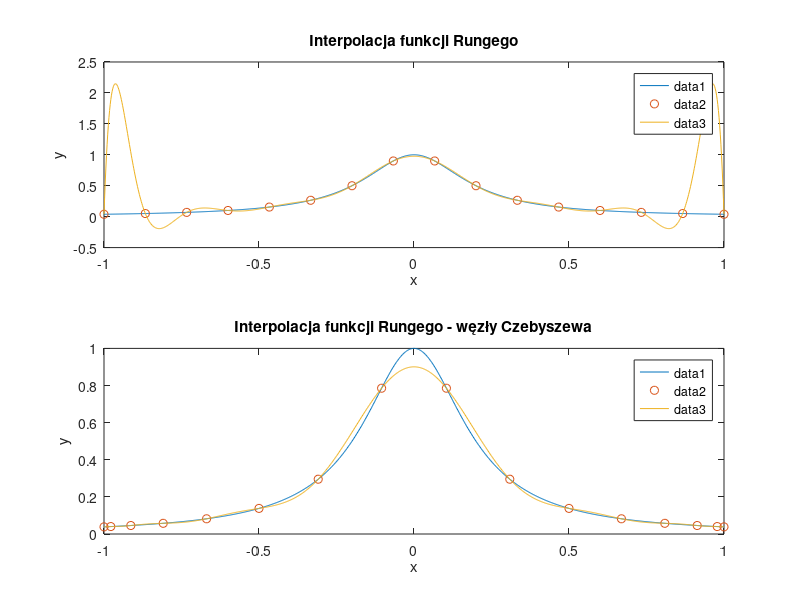

MATLAB code for this plot:
function [nodes_Chebyshev, V, V2, original_Runge, interpolated_Runge, interpolated_Runge_Chebyshev] = zadanie2()
    % nodes_Chebyshev - wektor wierszowy zawierający N=16 węzłów Czebyszewa drugiego rodzaju
    % V - macierz Vandermonde obliczona dla 16 węzłów interpolacji rozmieszczonych równomiernie w przedziale [-1,1]
    % V2 - macierz Vandermonde obliczona dla węzłów interpolacji zdefiniowanych w wektorze nodes_Chebyshev
    % original_Runge - wektor wierszowy zawierający wartości funkcji Runge dla wektora x_fine=linspace(-1, 1, 1000)
    % interpolated_Runge - wektor wierszowy wartości funkcji interpolującej określonej dla równomiernie rozmieszczonych węzłów interpolacji
    % interpolated_Runge_Chebyshev - wektor wierszowy wartości funkcji interpolującej wyznaczonej
    %       przy zastosowaniu 16 węzłów Czebyszewa zawartych w nodes_Chebyshev 
        N = 16;
        x_fine = linspace(-1, 1, 1000);
        nodes_Chebyshev = get_Chebyshev_nodes(N);
    
        V = vandermonde_matrix(N);
        V2 = vandermonde_matrix_Chebyshev(nodes_Chebyshev);

        original_Runge = runge(x_fine);
        nodes = linspace(-1, 1, N);

        runge_values = runge(nodes);
        runge_values = runge_values';
        c_runge = V \ runge_values;
        interpolated_Runge = polyval(flipud(c_runge), x_fine);

        runge_values_Chebyshev = runge(nodes_Chebyshev);
        runge_values_Chebyshev = runge_values_Chebyshev';
        c_runge_Chebyshev = V2 \ runge_values_Chebyshev;
        interpolated_Runge_Chebyshev = polyval(flipud(c_runge_Chebyshev), x_fine);

        subplot(2,1,1);
        plot(x_fine, original_Runge);
        title('Interpolacja funkcji Rungego');
        xlabel('x');
        ylabel('y');
        hold on;
        plot(nodes, runge_values, 'o');
        plot(x_fine, interpolated_Runge);
        legend;
        hold off;

        subplot(2,1,2);
        plot(x_fine, original_Runge);
        title('Interpolacja funkcji Rungego - węzły Czebyszewa');
        xlabel('x');
        ylabel('y');
        hold on;
        plot(nodes_Chebyshev, runge_values_Chebyshev, 'o');
        plot(x_fine, interpolated_Runge_Chebyshev);
        legend;
        hold off;

        saveas(gcf, 'zadanie2.png');
        

        
    end
    
    function nodes = get_Chebyshev_nodes(N)
        % oblicza N węzłów Czebyszewa drugiego rodzaju
        nodes = zeros(1, N);
        for i = 0:N-1
            nodes(i+1) = cos(i*pi/(N-1));
        end
    end

    function V = vandermonde_matrix(N)
        % Generuje macierz Vandermonde dla N równomiernie rozmieszczonych w przedziale [-1, 1] węzłów interpolacji
        x_coarse = linspace(-1,1,N);
        V = zeros(N,N);
        for i = 1:N
            V(:,i) = x_coarse.^(i-1);
        end
    end

    function V2 = vandermonde_matrix_Chebyshev(nodes)
        % Generuje macierz Vandermonde dla węzłów interpolacji zdefiniowanych w wektorze nodes
        N = length(nodes);
        V2 = zeros(N,N);
        for i = 1:N
            V2(:,i) = nodes.^(i-1);
        end
    end

    function y = runge(x)
        % Funkcja obliczająca wartości funkcji Rungego w punktach x
        y = 1./(1+25*x.^2);
    end